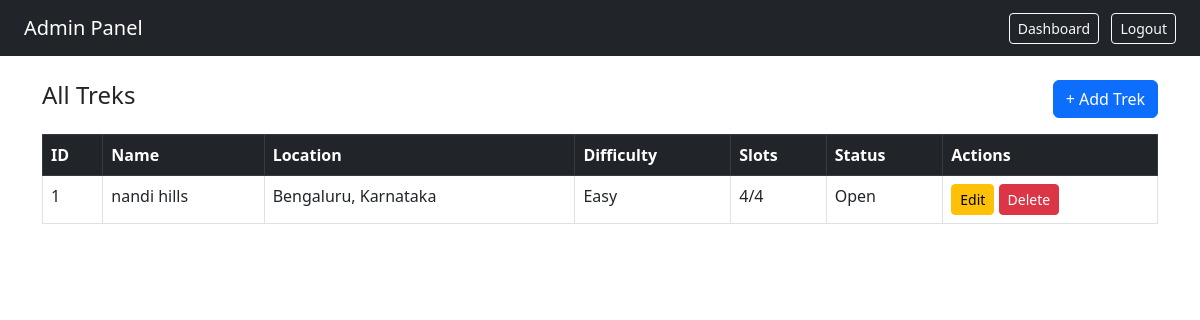
/admin/treks (signed in), run on the app's committed database.
### models.py (models this page shows)
class Trek(db.Model):
    id = db.Column(db.Integer, primary_key=True)
    name = db.Column(db.String(50), nullable=False)
    location = db.Column(db.String(100), nullable=False)
    difficulty = db.Column(db.String(50), nullable=False)
    duration = db.Column(db.String(50), nullable=False)
    total_slots = db.Column(db.Integer, nullable=False)
    available_slots = db.Column(db.Integer, nullable=False)
    assigned_staffid = db.Column(db.Integer, db.ForeignKey('user.id'), nullable=True)
    start_date = db.Column(db.Date, nullable=False)
    end_date = db.Column(db.Date, nullable=False)
    status = db.Column(db.String(50), nullable=False)
    price = db.Column(db.Float, nullable=False)
    bookings = db.relationship('Booking', backref='trek', lazy=True)

### routes.py (the view)
@app.route('/admin/treks')
@login_required
def admin_treks():
    if current_user.role !='admin':
        return redirect(url_for('login'))
    treks = Trek.query.all()
    return render_template('admin_treks.html', treks=treks)

### routes.py (called while the page is built)
@login_manager.user_loader
def load_user(user_id):
    return User.query.get(int(user_id))

### templates/admin_treks.html (shortened to what this page needs)
<!DOCTYPE html>
<html>
<head>
    <link rel="stylesheet" href="https://cdn.jsdelivr.net/npm/bootstrap@5.3.0/dist/css/bootstrap.min.css">
</head>
<body>
<nav class="navbar navbar-dark bg-dark px-4">
    <span class="navbar-brand">Admin Panel</span>
    <div>
        <a href="/admin/dashboard" class="btn btn-outline-light btn-sm me-2">Dashboard</a>
        <a href="/logout" class="btn btn-outline-light btn-sm">Logout</a>
    </div>
</nav>
<div class="container mt-4">
    <div class="d-flex justify-content-between align-items-center mb-3">
        <h4>All Treks</h4>
        <a href="/admin/trek/add" class="btn btn-primary">+ Add Trek</a>
    </div>
    <table class="table table-bordered">
        <thead class="table-dark">
            <tr>
                <th>ID</th>
                <th>Name</th>
                <th>Location</th>
                <th>Difficulty</th>
                <th>Slots</th>
                <th>Status</th>
                <th>Actions</th>
            </tr>
        </thead>
        <tbody>
            {% for trek in treks %}
            <tr>
                <td>{{ trek.id }}</td>
                <td>{{ trek.name }}</td>
                <td>{{ trek.location }}</td>
                <td>{{ trek.difficulty }}</td>
                <td>{{ trek.available_slots }}/{{ trek.total_slots }}</td>
                <td>{{ trek.status }}</td>
                <td>
                    <a href="/admin/trek/edit/{{ trek.id }}" class="btn btn-sm btn-warning">Edit</a>
                    <a href="/admin/trek/delete/{{ trek.id }}" class="btn btn-sm btn-danger"
                       onclick="return confirm('Delete this trek?')">Delete</a>
                </td>
            </tr>
            {% endfor %}
        </tbody>
    </table>
</div>
</body>
</html>

### data on the page
Trek: id "1", name "nandi hills", location "Bengaluru, Karnataka", difficulty "Easy", available_slots "4", total_slots "4", status "Open"
